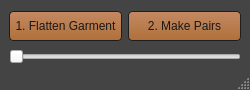
<?xml version="1.0" encoding="UTF-8"?>
<ui version="4.0">
 <class>ldmt_marvelousTool</class>
 <widget class="QMainWindow" name="ldmt_marvelousTool">
  <property name="geometry">
   <rect>
    <x>0</x>
    <y>0</y>
    <width>250</width>
    <height>90</height>
   </rect>
  </property>
  <property name="minimumSize">
   <size>
    <width>250</width>
    <height>90</height>
   </size>
  </property>
  <property name="maximumSize">
   <size>
    <width>250</width>
    <height>90</height>
   </size>
  </property>
  <property name="windowTitle">
   <string>Marvelous Tool</string>
  </property>
  <property name="styleSheet">
   <string notr="true">QMainWindow{
background-color: rgb(68,68,68);
}
QWidget#centralwidget{
background-color: rgb(68,68,68);
}
QPushButton{ 
border:1px solid rgb(30,30,30);
border-radius:4px;
background-color: qlineargradient(spread:pad, x1:1, y1:1, x2:1, y2:0, stop:0 rgba(189, 118, 57, 225), stop:1 rgba(235, 158, 108, 195));
color:rgb(25,25,25);}
QPushButton:hover{ 
 border:1px solid rgb(30,30,30);
background-color: qlineargradient(spread:pad, x1:1, y1:1, x2:1, y2:0, stop:0 rgba(189, 118, 57, 225), stop:1 rgba(255, 178, 128, 195));
color:rgb(25,25,25);}
QPushButton:pressed{ 
 border:1px solid rgb(30,30,30);
background-color: qlineargradient(spread:pad, x1:1, y1:1, x2:1, y2:0, stop:0 rgba(235, 158, 108, 195), stop:1 rgba( 189, 118, 57, 225));
color:rgb(25,25,25);}

QRadioButton{
color:rgb(175,175,175);
}
QCheckBox{
color:rgb(175,175,175);
}

QStatusBar QLabel {
    border: 3px solid white;
}

QStatusBar {
    color: rgb(175,175,175);
}

QStatusBar::item {
    border: 1px solid red;
    border-radius: 3px;
}</string>
  </property>
  <widget class="QWidget" name="centralwidget">
   <property name="minimumSize">
    <size>
     <width>0</width>
     <height>0</height>
    </size>
   </property>
   <layout class="QGridLayout" name="gridLayout">
    <property name="leftMargin">
     <number>9</number>
    </property>
    <property name="topMargin">
     <number>9</number>
    </property>
    <property name="rightMargin">
     <number>9</number>
    </property>
    <property name="bottomMargin">
     <number>0</number>
    </property>
    <property name="spacing">
     <number>6</number>
    </property>
    <item row="4" column="0" colspan="2">
     <widget class="QPushButton" name="btn_flatten">
      <property name="sizePolicy">
       <sizepolicy hsizetype="Minimum" vsizetype="Preferred">
        <horstretch>0</horstretch>
        <verstretch>0</verstretch>
       </sizepolicy>
      </property>
      <property name="minimumSize">
       <size>
        <width>100</width>
        <height>30</height>
       </size>
      </property>
      <property name="maximumSize">
       <size>
        <width>16777215</width>
        <height>30</height>
       </size>
      </property>
      <property name="font">
       <font>
        <family>Segoe UI</family>
       </font>
      </property>
      <property name="cursor">
       <cursorShape>PointingHandCursor</cursorShape>
      </property>
      <property name="statusTip">
       <string>Select all garments first.</string>
      </property>
      <property name="styleSheet">
       <string notr="true">QPushButton{ 
border:1px solid rgb(30,30,30);
border-radius:4px;
background-color: qlineargradient(spread:pad, x1:1, y1:1, x2:1, y2:0, stop:0 rgba(189, 118, 57, 225), stop:1 rgba(235, 158, 108, 195));
color:rgb(25,25,25);}
QPushButton:hover{ 
 border:1px solid rgb(30,30,30);
background-color: qlineargradient(spread:pad, x1:1, y1:1, x2:1, y2:0, stop:0 rgba(189, 118, 57, 225), stop:1 rgba(255, 178, 128, 195));
color:rgb(25,25,25);}
QPushButton:pressed{ 
 border:1px solid rgb(30,30,30);
background-color: qlineargradient(spread:pad, x1:1, y1:1, x2:1, y2:0, stop:0 rgba(235, 158, 108, 195), stop:1 rgba( 189, 118, 57, 225));
color:rgb(25,25,25);}</string>
      </property>
      <property name="text">
       <string>1. Flatten Garment</string>
      </property>
     </widget>
    </item>
    <item row="4" column="2" colspan="2">
     <widget class="QPushButton" name="btn_makePairs">
      <property name="sizePolicy">
       <sizepolicy hsizetype="Minimum" vsizetype="Preferred">
        <horstretch>0</horstretch>
        <verstretch>0</verstretch>
       </sizepolicy>
      </property>
      <property name="minimumSize">
       <size>
        <width>100</width>
        <height>30</height>
       </size>
      </property>
      <property name="maximumSize">
       <size>
        <width>16777215</width>
        <height>30</height>
       </size>
      </property>
      <property name="font">
       <font>
        <family>Segoe UI</family>
       </font>
      </property>
      <property name="cursor">
       <cursorShape>PointingHandCursor</cursorShape>
      </property>
      <property name="statusTip">
       <string>Select all garment, pattern and retopo first. </string>
      </property>
      <property name="styleSheet">
       <string notr="true">QPushButton{ 
border:1px solid rgb(30,30,30);
border-radius:4px;
background-color: qlineargradient(spread:pad, x1:1, y1:1, x2:1, y2:0, stop:0 rgba(189, 118, 57, 225), stop:1 rgba(235, 158, 108, 195));
color:rgb(25,25,25);}
QPushButton:hover{ 
 border:1px solid rgb(30,30,30);
background-color: qlineargradient(spread:pad, x1:1, y1:1, x2:1, y2:0, stop:0 rgba(189, 118, 57, 225), stop:1 rgba(255, 178, 128, 195));
color:rgb(25,25,25);}
QPushButton:pressed{ 
 border:1px solid rgb(30,30,30);
background-color: qlineargradient(spread:pad, x1:1, y1:1, x2:1, y2:0, stop:0 rgba(235, 158, 108, 195), stop:1 rgba( 189, 118, 57, 225));
color:rgb(25,25,25);}</string>
      </property>
      <property name="text">
       <string>2. Make Pairs</string>
      </property>
     </widget>
    </item>
    <item row="5" column="0" colspan="4">
     <widget class="QSlider" name="slider_blendshape">
      <property name="statusTip">
       <string>Change blendshape value.</string>
      </property>
      <property name="orientation">
       <enum>Qt::Horizontal</enum>
      </property>
     </widget>
    </item>
   </layout>
  </widget>
  <widget class="QStatusBar" name="statusbar">
   <property name="statusTip">
    <string/>
   </property>
  </widget>
 </widget>
 <resources/>
 <connections/>
</ui>
